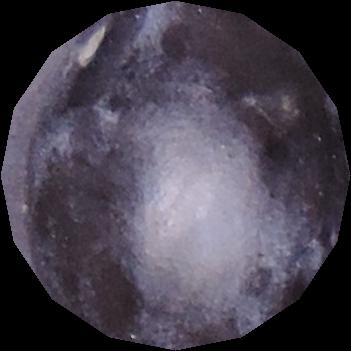
%> input picture textura/Vitoria/vitoria_0h_1.jpg, 351 x 351 px; its folder holds only this picture in this run
$ octave dados.m   (GNU Octave 9; MATLAB toolbox functions it lacks are replaced by stand-ins)
%> lines starting %> are read from the running program, lines starting %| are printed output that depends on the picture
clear all;
close all;
arquivo = fopen('vitoria.txt', 'w+');

for t = 0:6:24
    for n = 1:30
        filename = sprintf('vitoria_%dh_%d.jpg',t,n);
        I = imread(filename);
%> I is the input picture: size 351x351x3 uint8; mean R, G, B 71.8, 66, 78.5
        R = I(:,:,1);
        G = I(:,:,2);
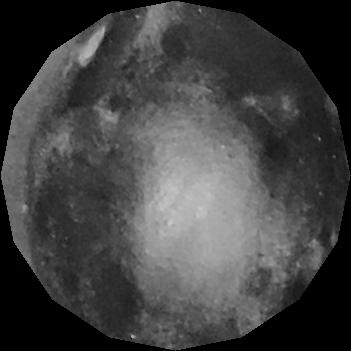
%> G: size 351x351 uint8; min 0, max 199, mean 66
        B = I(:,:,3);
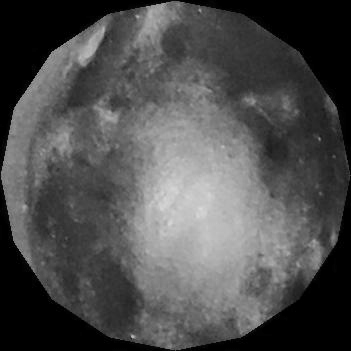
%> B: size 351x351 uint8; min 0, max 219, mean 78.5
        C = rgb2gray(I);

        MR = mean(mean(R(:,1:length(R))));
%> MR = 71.8
        MG = mean(mean(G(:,1:length(G))));
%> MG = 66.04
        MB = mean(mean(B(:,1:length(B))));
%> MB = 78.47
        MC = mean(mean(C(:,1:length(C))));
%> MC = 69.18

        M = [MR MG MB MC t 1];
%> M = [71.8 66.04 78.47 69.18 0 1]
%> (the run ends here)
